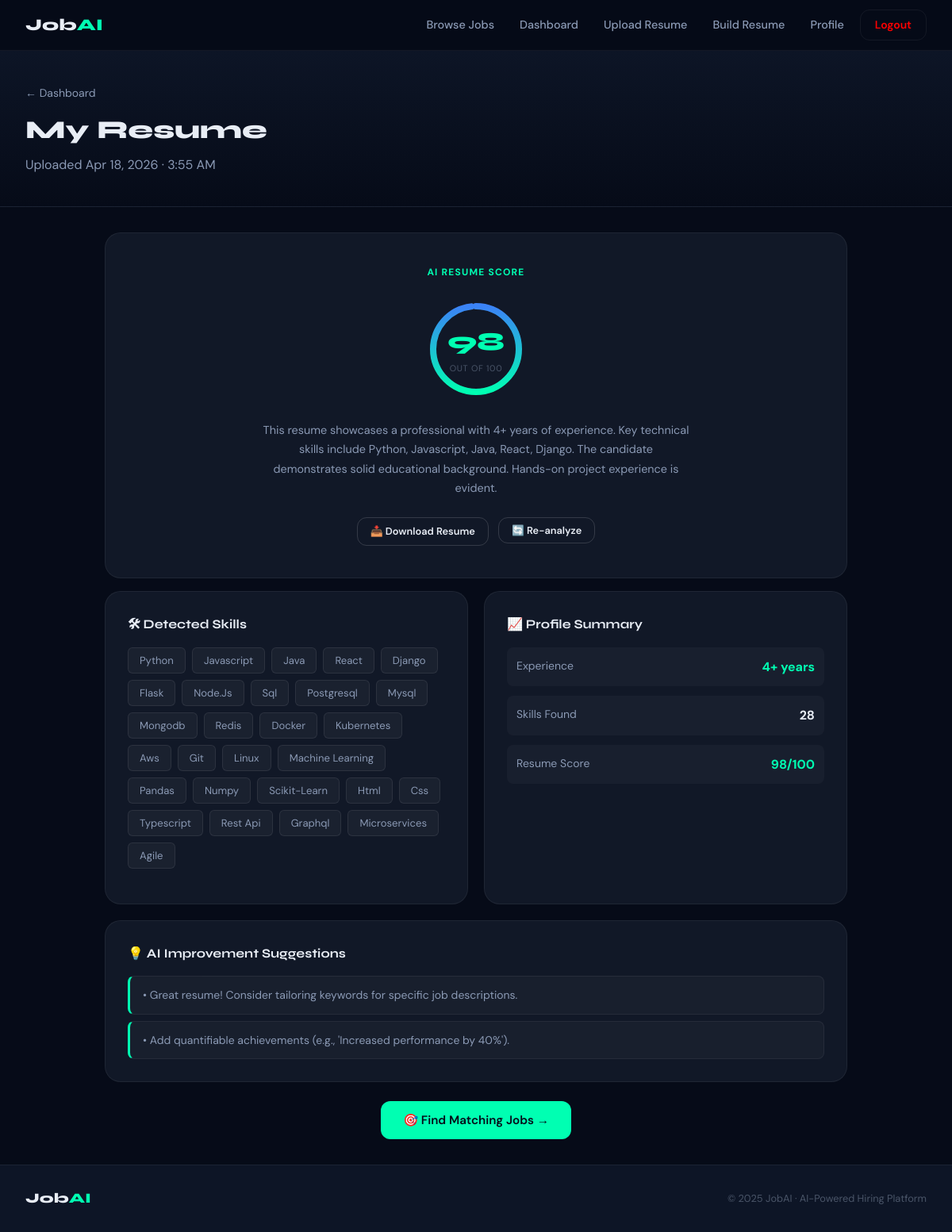
The app's page /resumes/1/ (signed in) with its own data.
### resumes/models.py (models this page shows, shortened)
class Resume(models.Model):
    user = models.ForeignKey(settings.AUTH_USER_MODEL, on_delete=models.CASCADE, related_name='resumes')
    title = models.CharField(max_length=100, default='My Resume')
    file = models.FileField(upload_to='resumes/')
    raw_text = models.TextField(blank=True)
    skills = models.TextField(blank=True)
    experience_years = models.FloatField(default=0)
    education = models.TextField(blank=True)
    ai_summary = models.TextField(blank=True)
    ai_score = models.FloatField(default=0)
    ai_suggestions = models.TextField(blank=True)
    uploaded_at = models.DateTimeField(auto_now_add=True)
    analyzed = models.BooleanField(default=False)
    def get_skills_list(self):
        return [s.strip() for s in self.skills.split(',') if s.strip()]

### resumes/views.py (the view)
# urls.py: path('<int:pk>/', views.resume_detail, name='resume_detail'),
@login_required
def resume_detail(request, pk):
    resume = get_object_or_404(Resume, pk=pk, user=request.user)
    return render(request, 'resumes/detail.html', {'resume': resume})

### accounts/models.py (called while the page is built)
    def is_seeker(self):
        return self.role == 'seeker'

### templates/resumes/detail.html (shortened to what this page needs)
{% extends 'base.html' %}
{% block content %}
<div class="page-header">
    <div class="page-header-inner">
        <div style="margin-bottom:8px;"><a href="{% url 'dashboard' %}" style="color:var(--text2);text-decoration:none;font-size:0.875rem;">← Dashboard</a></div>
        <h1>{{ resume.title }}</h1>
        <p>Uploaded {{ resume.uploaded_at|date:"M d, Y · g:i A" }}</p>
    </div>
</div>
<div style="max-width:1000px;margin:0 auto;padding:32px 2rem;">
    {% if resume.analyzed %}
    <div class="card mb-4" style="text-align:center;padding:40px;">
        <div style="margin-bottom:16px;font-size:0.75rem;text-transform:uppercase;letter-spacing:0.1em;color:var(--accent);font-weight:700;">AI Resume Score</div>
        <div data-score="{{ resume.ai_score }}" style="display:inline-block;">
            <div class="score-ring">
                <svg width="140" height="140" viewBox="0 0 140 140">
                    <defs>
                        <linearGradient id="scoreGrad" x1="0%" y1="0%" x2="100%" y2="0%">
                            <stop offset="0%" stop-color="#00FFB2"/>
                            <stop offset="100%" stop-color="#3B82F6"/>
                        </linearGradient>
                    </defs>
                    <circle class="score-ring-bg" cx="70" cy="70" r="54"/>
                    <circle class="score-ring-fill" cx="70" cy="70" r="54"
                        stroke-dasharray="339.29"
                        stroke-dashoffset="{{ 339.29|floatformat:2 }}"
                        style="stroke-dashoffset:calc(339.29 - (339.29 * {{ resume.ai_score }} / 100));transition:stroke-dashoffset 1.5s ease;"/>
                </svg>
                <div class="score-center">
                    <div class="score-num" style="color:{% if resume.ai_score >= 75 %}var(--accent){% elif resume.ai_score >= 50 %}var(--warning){% else %}var(--danger){% endif %}">{{ resume.ai_score|floatformat:0 }}</div>
                    <div class="score-label">out of 100</div>
                </div>
            </div>
        </div>
        <div style="max-width:540px;margin:0 auto;color:var(--text2);font-size:0.9rem;line-height:1.7;">{{ resume.ai_summary }}</div>
        <div style="display:flex;gap:12px;justify-content:center;margin-top:24px;flex-wrap:wrap;">
            <a href="{{ resume.file.url }}" target="_blank" class="btn btn-outline btn-sm">📥 Download Resume</a>
            <form method="post" action="{% url 'reanalyze_resume' resume.pk %}" style="display:inline;">
                {% csrf_token %}<button type="submit" class="btn btn-outline btn-sm">🔄 Re-analyze</button>
            </form>
        </div>
    </div>
    <div style="display:grid;grid-template-columns:1fr 1fr;gap:20px;" class="analysis-grid-2">
        <div class="card">
            <div style="font-family:var(--font-display);font-weight:700;margin-bottom:16px;font-size:1rem;">🛠 Detected Skills</div>
            {% if resume.get_skills_list %}
            <div class="job-skills" style="gap:8px;">
                {% for skill in resume.get_skills_list %}<span class="skill-tag" style="font-size:0.82rem;padding:5px 14px;">{{ skill }}</span>{% endfor %}
            </div>
            {% else %}
            <p style="color:var(--text2);font-size:0.875rem;">No skills detected. Try uploading a text-based resume.</p>
            {% endif %}
        </div>
        <div class="card">
            <div style="font-family:var(--font-display);font-weight:700;margin-bottom:16px;font-size:1rem;">📈 Profile Summary</div>
            <div style="display:flex;flex-direction:column;gap:12px;">
                <div style="display:flex;justify-content:space-between;padding:12px;background:rgba(255,255,255,0.03);border-radius:8px;">
                    <span style="color:var(--text2);font-size:0.875rem;">Experience</span>
                    <span style="font-weight:700;color:var(--accent);">{{ resume.experience_years|floatformat:0 }}+ years</span>
                </div>
                <div style="display:flex;justify-content:space-between;padding:12px;background:rgba(255,255,255,0.03);border-radius:8px;">
                    <span style="color:var(--text2);font-size:0.875rem;">Skills Found</span>
                    <span style="font-weight:700;">{{ resume.get_skills_list|length }}</span>
                </div>
                <div style="display:flex;justify-content:space-between;padding:12px;background:rgba(255,255,255,0.03);border-radius:8px;">
                    <span style="color:var(--text2);font-size:0.875rem;">Resume Score</span>
                    <span style="font-weight:700;color:{% if resume.ai_score >= 75 %}var(--accent){% elif resume.ai_score >= 50 %}var(--warning){% else %}var(--danger){% endif %}">{{ resume.ai_score|floatformat:0 }}/100</span>
                </div>
            </div>
        </div>
    </div>
    {% if resume.ai_suggestions %}
    <div class="card mt-4" style="margin-top:20px;">
        <div style="font-family:var(--font-display);font-weight:700;margin-bottom:16px;font-size:1rem;">💡 AI Improvement Suggestions</div>
        <div class="suggestions-list">
            {% for line in resume.ai_suggestions.splitlines %}
            {% if line.strip %}
            <div class="suggestion-item">{{ line }}</div>
            {% endif %}
            {% endfor %}
        </div>
    </div>
    {% endif %}
    <div style="margin-top:24px;text-align:center;">
        <a href="{% url 'job_list' %}" class="btn btn-primary">🎯 Find Matching Jobs →</a>
    </div>
    {% endif %}
</div>
{% endblock %}

### static/css/main.css (style rules this page uses)
:root { --bg: #060B18; --bg2: #0D1526; --bg3: #121D35; --card: #111827; --card-border: rgba(255, 255, 255, 0.06); --text: #E8EDF5; --text2: #8B9AB5; --text3: #4A5568; --accent: #00FFB2; --accent2: #3B82F6; --accent3: #8B5CF6; --danger: #EF4444; --warning: #F59E0B; --success: #10B981; --font-display: 'Syne', sans-serif; --font-body: 'DM Sans', sans-serif; --radius: 12px; --radius-lg: 20px; --shadow: 0 4px 24px rgba(0, 0, 0, 0.4); --glow: 0 0 40px rgba(0, 255, 178, 0.12); }
*, *::before, *::after { box-sizing: border-box; margin: 0; padding: 0; }
html { scroll-behavior: smooth; }
body { background: var(--bg); color: var(--text); font-family: var(--font-body); font-size: 16px; line-height: 1.6; min-height: 100vh; display: flex; flex-direction: column; }
.btn, .btn-primary, .btn-outline, .btn-danger, .btn-success { display: inline-flex; align-items: center; gap: 8px; padding: 12px 28px; border-radius: var(--radius); font-weight: 600; cursor: pointer; transition: all 0.2s; border: none; text-decoration: none; font-family: var(--font-body); font-size: 0.95rem; justify-content: center; }
.btn-primary { background: var(--accent); color: #060B18; }
.btn-outline { background: transparent; color: var(--text); border: 1px solid rgba(255, 255, 255, 0.15); }
.btn-sm { padding: 7px 16px !important; font-size: 0.8rem !important; }
.card { background: var(--card); border: 1px solid var(--card-border); border-radius: var(--radius-lg); padding: 28px; transition: all 0.3s; }
.job-skills { display: flex; flex-wrap: wrap; gap: 6px; margin-bottom: 16px; }
.skill-tag { background: rgba(255, 255, 255, 0.04); border: 1px solid rgba(255, 255, 255, 0.08); color: var(--text2); padding: 3px 10px; border-radius: 6px; font-size: 0.75rem; }
.page-header { background: linear-gradient(to bottom, var(--bg2), var(--bg)); border-bottom: 1px solid var(--card-border); padding: 40px 2rem; }
.page-header-inner { max-width: 1200px; margin: 0 auto; }
.page-header h1 { font-family: var(--font-display); font-size: 2rem; font-weight: 800; margin-bottom: 6px; }
.page-header p { color: var(--text2); }
.score-ring { position: relative; width: 140px; height: 140px; margin: 0 auto 20px; }
.score-ring svg { transform: rotate(-90deg); }
.score-center { position: absolute; inset: 0; display: flex; flex-direction: column; align-items: center; justify-content: center; }
.score-num { font-family: var(--font-display); font-size: 2rem; font-weight: 800; }
.score-label { font-size: 0.68rem; color: var(--text3); text-transform: uppercase; letter-spacing: 0.06em; }
.suggestions-list { display: flex; flex-direction: column; gap: 8px; }
.suggestion-item { background: rgba(255, 255, 255, 0.03); border: 1px solid rgba(255, 255, 255, 0.06); border-left: 3px solid var(--accent); border-radius: 8px; padding: 12px 16px; font-size: 0.875rem; color: var(--text2); }
.mb-4 { margin-bottom: 16px; }
.mt-4 { margin-top: 16px; }

### records on screen
Resume: title "My Resume", uploaded_at "Apr 18, 2026 · 3:55 AM", ai_score "98", ai_summary "This resume showcases a professional with 4+ years of experience. Key technical skills include Python, Javascript, Java, React, Django. The candidate demonstrates solid educational background. Hands-on project experience is evident.", experience_years "4", get_skills_list|length "28"

### other values on screen
{{ skill }} "Python" "Javascript" "Java" "React" "Django" "Flask" "Node.Js" "Sql" "Postgresql" "Mysql" "Mongodb" "Redis" "Docker" "Kubernetes" "Aws" "Git" "Linux" "Machine Learning" "Pandas" "Numpy" "Scikit-Learn" "Html" "Css" "Typescript" "Rest Api" "Graphql" "Microservices" "Agile"
{{ line }} "• Great resume! Consider tailoring keywords for specific job descriptions." "• Add quantifiable achievements (e.g., 'Increased performance by 40%')."
